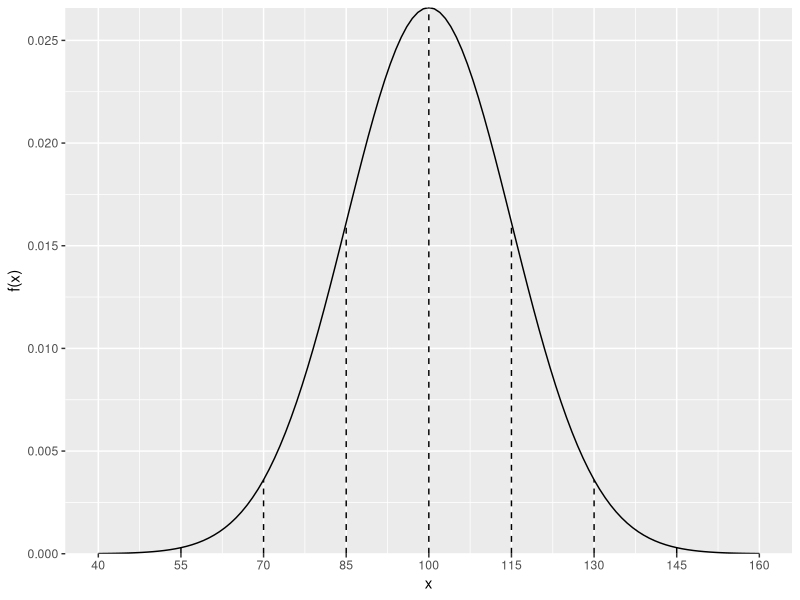
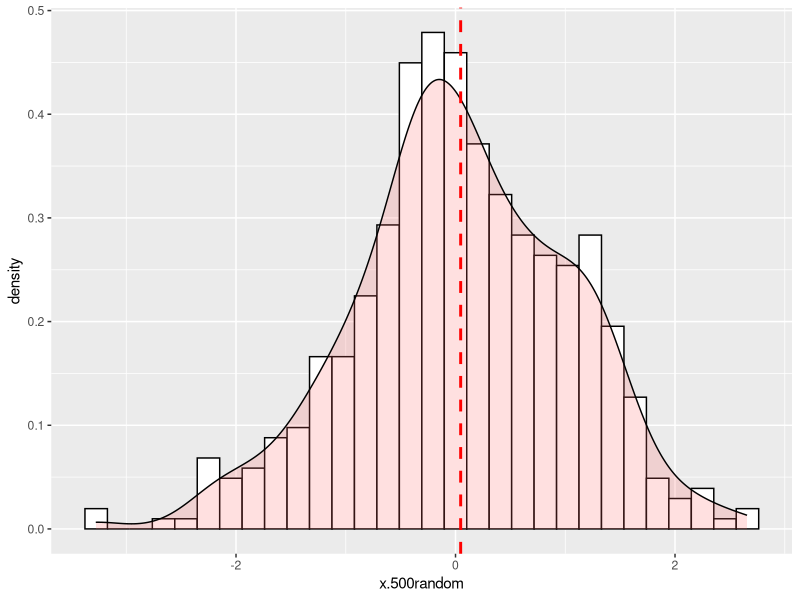
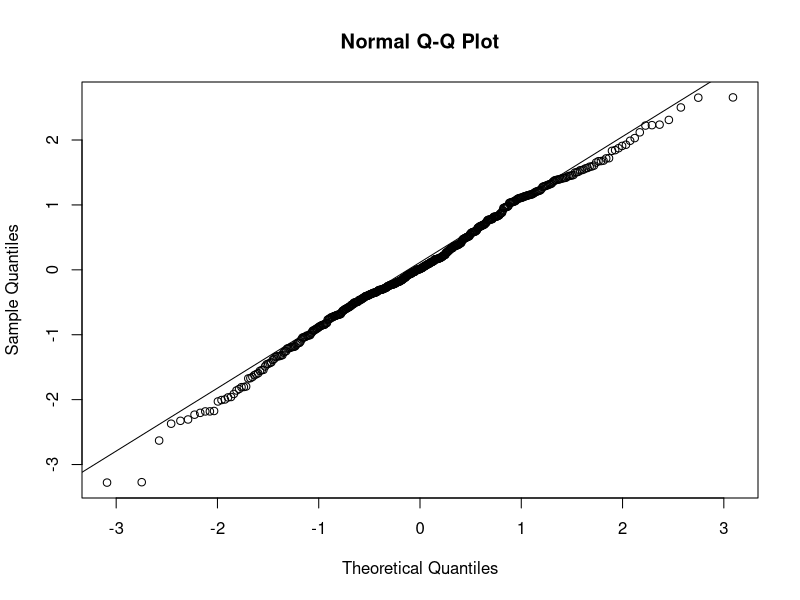
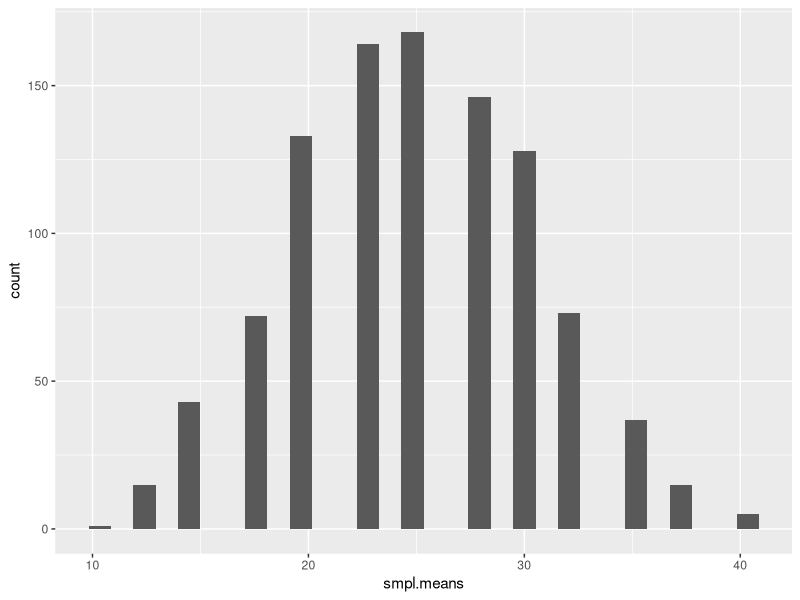
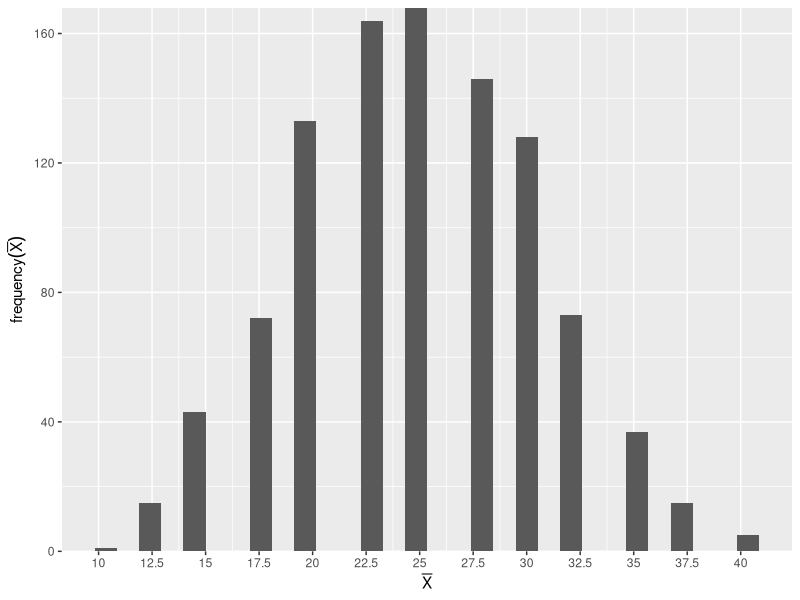

Recreate these plots in R, in order.
## ---- chunk 1
knitr::opts_chunk$set(echo = TRUE)
## ---- chunk 2
library(ggplot2)
## ---- chunk 3
x.values <- seq(40, 160, 1)
x.sd.values <- seq(40, 160, 15)
x.zeros.values <- rep(0, 9)

ggplot(data = NULL, aes(x = x.values, y = dnorm(x.values, 100, 15))) +
  geom_line() +
  labs(x = "x", y = "f(x)") + 
  scale_x_continuous(breaks = x.sd.values, labels = x.sd.values) +
  geom_segment((
      aes( x = x.sd.values, y = x.zeros.values, xend = x.sd.values, yend = dnorm(x.sd.values, m = 100, s = 15))
              ), linetype = "dashed") +
  scale_y_continuous( expand = c( 0,0))

#500 random numbers
x.500random <- rnorm(500)
ggplot(data = NULL, aes(x = x.500random)) +
  geom_histogram(aes(y = ..density..), colour="black", fill="white") +
  geom_density(alpha=.2, fill="#FF6666") +
  geom_vline(aes(xintercept=mean(x.500random, na.rm = T)), color="red", linetype="dashed", size=1)


## ---- chunk 4
shapiro.test(x.500random)
## ---- chunk 5
qqnorm(x.500random)
qqline(x.500random)
## ---- chunk 6
library(ggplot2)

#population
values <- c( 10,20,30,40)
#probabilities
probabilities <- c( 1/4, 1/4, 1/4, 1/4)
#store sample means
smpl.means <- NULL

set.seed( 123)

for( i in 1: 1000)
{ 
  #generate sample
  smpl <- sample( x = values, prob = probabilities, size = 4, replace = TRUE) 
  #append to vector - mean of the above sample
  smpl.means <- append( smpl.means, mean( smpl)) 
}

#Histogram - Normal distribution
ggplot( NULL, aes( x = smpl.means)) + 
  geom_histogram()

#unique values - for x-axis labeling
m.values <-round( unique( smpl.means), 2)


ggplot( NULL, aes( x = smpl.means)) + 
  geom_histogram() + 
  scale_x_continuous( breaks = m.values, label = m.values) + 
  scale_y_continuous( expand = c( 0,0)) + 
  labs( x = expression( bar( X)), y = expression (frequency( bar( X))))
